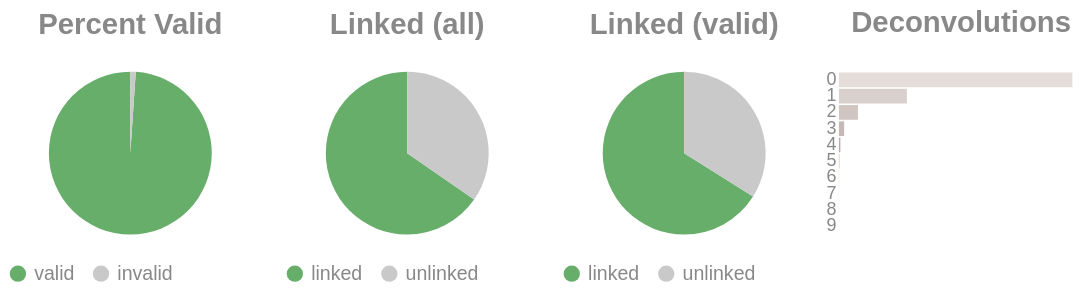

Notebook cell for this chart:
### Code cell
if SKIPLR:
    pass
else:
    clash = Counter()
    for i in valids['molecule'].to_list():
        _mol = i.split("-")
        if len(_mol) == 1:
            clash.update('0')
        else:
            clash.update(_mol[-1])

    _d = {"deconvolutions": [], 'count': []}
    for k,v in clash.items():
        _d['deconvolutions'].append(k)
        _d['count'].append(v)

    tot_valid = valids['reads'].sum()
    mask = valids['reads'] >= 2
    n_linked_reads = valids.filter(mask)['reads'].sum()
    if n_linked_reads == 0:
        print_html("No linked molecules (>=2 reads) were detected; skipping linked-only distributions.")
        SKIPLR = True
    else:
        perc_valid = round(tot_valid / n_reads, 4)
        linked_perc_abs = round(n_linked_reads / n_reads, 4)
        linked_perc = round(n_linked_reads / tot_valid, 4)

    _valid = pl.DataFrame({"valids": ['valid', 'invalid'], "count": [tot_valid, n_reads - tot_valid]})
    _linked_abs = pl.DataFrame({"linked (absolute)": ['linked', 'unlinked'], "count": [n_linked_reads, n_reads - n_linked_reads]})
    _linked_rel = pl.DataFrame({"linked (valids)": ['linked', 'unlinked'], "count": [n_linked_reads, tot_valid - n_linked_reads]})

    (
        alt.hconcat(
            piechart(_valid, goodval = 'valid', title = "Percent Valid"),
            piechart(_linked_abs, goodval = "linked", title =  "Linked (all)"),
            piechart(_linked_rel, goodval = "linked", title =  "Linked (valid)"),
            convolutionbar(pl.DataFrame(_d), title = "Deconvolutions"),
            center = True,
            bounds = 'flush'
        )
        .resolve_scale(color='independent')
        .resolve_legend('independent')
        .properties(usermeta={'embedOptions': {"actions": False}})
    ).display()

### Figure 1 — Vega-Lite specification as saved in the notebook (floating-point values rounded to 4 significant figures)
{"width": "container", "height": 400, "config": {"title": {"anchor": "start", "dy": -15, "fontSize": 18, "color": "#888888", "subtitleColor": "#888888", "subtitleFontSize": 14}, "arc": {"fill": "#0072B2"}, "axis": {"domainColor": "#888888", "domainWidth": 0.5, "gridWidth": 0.2, "grid": false, "titleFontWeight": 400, "titleFontSize": 15, "labelFontSize": 11, "labelColor": "#888888", "tickColor": "#888888", "tickWidth": 0.2, "titleColor": "#888888"}, "axisBand": {"grid": false}, "axisX": {"grid": true, "tickSize": 10, "domainCap": "round"}, "axisY": {"domain": false, "grid": true, "tickSize": 0, "domainCap": "round"}, "background": "transparent", "header": {"labelFontSize": 15, "labelColor": "#888888", "titleFontSize": 15, "titleFontWeight": 600, "titleColor": "#888888"}, "legend": {"labelFont": "sans-serif", "labelFontSize": 12, "labelColor": "#888888", "symbolSize": 100, "symbolType": "circle", "titleFontSize": 12, "titlePadding": 10, "titleColor": "#888888", "title": null}, "range": {"category": ["#E69F00", "#56B4E9", "#009E73", "#F0E442", "#0072B2", "#D55E00", "#CC79A7", "#000000"], "diverging": ["#cfe8f3", "#a2d4ec", "#73bfe2", "#46abdb", "#1696d2", "#12719e"]}, "area": {"fill": "#0072B2", "fillOpacity": 0.7, "line": true, "strokeOpacity": 0.7}, "line": {"color": "#0072B2", "stroke": "#0072B2", "strokeWidth": 2}, "trail": {"color": "#0072B2", "stroke": "#0072B2", "strokeWidth": 0, "size": 1}, "point": {"filled": true, "fillOpacity": 1.0, "size": 95}, "text": {"color": "#888888", "fontSize": 11, "align": "right", "fontWeight": 400, "size": 11}, "bar": {"fill": "#0072B2", "stroke": null}, "view": {"stroke": null, "continuousWidth": 660, "continuousHeight": 400}}, "hconcat": [{"data": {"name": "data-6cf482a710df0952bffcaceb2f767707"}, "mark": {"type": "arc"}, "encoding": {"color": {"field": "valids", "legend": {"orient": "bottom", "title": null}, "scale": {"domain": ["valid", "invalid"], "range": ["#68ae6b", "#C9C9C9"]}, "title": "Valids", "type": "nominal"}, "theta": {"field": "count", "type": "quantitative"}, "tooltip": [{"field": "valids", "title": "Valids", "type": "ordinal"}, {"field": "percent", "format": ".2%", "title": "Percent", "type": "quantitative"}, {"field": "count", "title": "Count", "type": "quantitative"}]}, "height": 100, "title": {"text": "Percent Valid", "align": "center", "anchor": "middle"}, "transform": [{"calculate": "datum.count / 2048727", "as": "percent"}], "width": 150}, {"data": {"name": "data-6bfdf3d0648d7e44db55207312a7ba30"}, "mark": {"type": "arc"}, "encoding": {"color": {"field": "linked (absolute)", "legend": {"orient": "bottom", "title": null}, "scale": {"domain": ["linked", "unlinked"], "range": ["#68ae6b", "#C9C9C9"]}, "title": "Linked (Absolute)", "type": "nominal"}, "theta": {"field": "count", "type": "quantitative"}, "tooltip": [{"field": "linked (absolute)", "title": "Linked (Absolute)", "type": "ordinal"}, {"field": "percent", "format": ".2%", "title": "Percent", "type": "quantitative"}, {"field": "count", "title": "Count", "type": "quantitative"}]}, "height": 100, "title": {"text": "Linked (all)", "align": "center", "anchor": "middle"}, "transform": [{"calculate": "datum.count / 2048727", "as": "percent"}], "width": 150}, {"data": {"name": "data-f3676a3102909787d2f719ef8f0fd327"}, "mark": {"type": "arc"}, "encoding": {"color": {"field": "linked (valids)", "legend": {"orient": "bottom", "title": null}, "scale": {"domain": ["linked", "unlinked"], "range": ["#68ae6b", "#C9C9C9"]}, "title": "Linked (Valids)", "type": "nominal"}, "theta": {"field": "count", "type": "quantitative"}, "tooltip": [{"field": "linked (valids)", "title": "Linked (Valids)", "type": "ordinal"}, {"field": "percent", "format": ".2%", "title": "Percent", "type": "quantitative"}, {"field": "count", "title": "Count", "type": "quantitative"}]}, "height": 100, "title": {"text": "Linked (valid)", "align": "center", "anchor": "middle"}, "transform": [{"calculate": "datum.count / 2026810", "as": "percent"}], "width": 150}, {"data": {"name": "data-a9ff71cdf45c2aa4e500265328c82dd0"}, "mark": {"type": "bar"}, "encoding": {"color": {"field": "deconvolutions", "legend": null, "scale": {"scheme": "lightgreyred"}, "type": "nominal"}, "tooltip": [{"field": "deconvolutions", "title": "Deconvolutions", "type": "ordinal"}, {"field": "percent", "format": ".2%", "title": "Percent", "type": "quantitative"}, {"field": "count", "title": "Count", "type": "quantitative"}], "x": {"axis": null, "field": "count", "type": "quantitative"}, "y": {"field": "deconvolutions", "sort": "ascending", "title": null, "type": "nominal"}}, "height": 100, "title": {"text": "Deconvolutions", "align": "center", "anchor": "middle"}, "transform": [{"calculate": "datum.count / 1072540", "as": "percent"}], "width": 150}], "bounds": "flush", "center": true, "resolve": {"legend": {"angle": "independent"}, "scale": {"color": "independent"}}, "usermeta": {"embedOptions": {"actions": false}}, "$schema": "https://vega.github.io/schema/vega-lite/v6.4.1.json", "datasets": {"data-6cf482a710df0952bffcaceb2f767707": [{"valids": "valid", "count": 2026810}, {"valids": "invalid", "count": 21917}], "data-6bfdf3d0648d7e44db55207312a7ba30": [{"linked (absolute)": "linked", "count": 1338468}, {"linked (absolute)": "unlinked", "count": 710259}], "data-f3676a3102909787d2f719ef8f0fd327": [{"linked (valids)": "linked", "count": 1338468}, {"linked (valids)": "unlinked", "count": 688342}], "data-a9ff71cdf45c2aa4e500265328c82dd0": [{"deconvolutions": "0", "count": 764243}, {"deconvolutions": "1", "count": 222410}, {"deconvolutions": "2", "count": 62225}, {"deconvolutions": "3", "count": 17016}, {"deconvolutions": "4", "count": 4694}, {"deconvolutions": "5", "count": 1308}, {"deconvolutions": "6", "count": 408}, {"deconvolutions": "7", "count": 148}, {"deconvolutions": "8", "count": 60}, {"deconvolutions": "9", "count": 28}]}}
